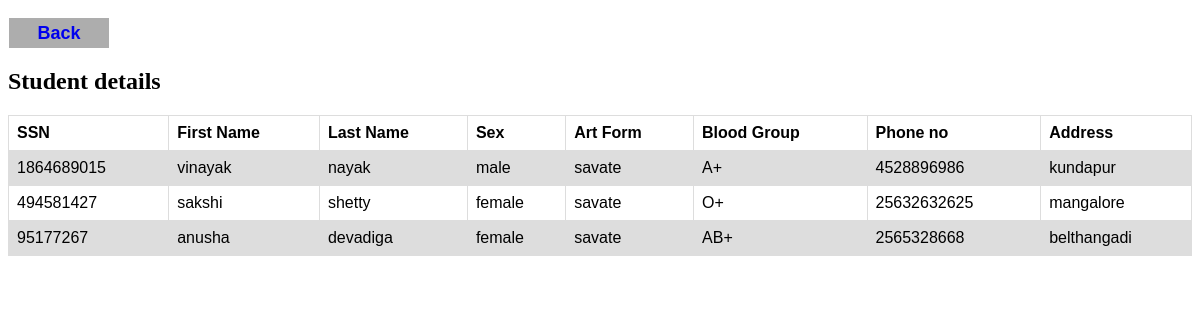
The app's page /partstu.php?uname=teju with its own data.
### tables this page shows
CREATE TABLE `student` (
  `SSN` varchar(20) NOT NULL,
  `Fname` varchar(20) NOT NULL,
  `Lname` varchar(20) NOT NULL,
  `Sex` varchar(20) NOT NULL,
  `Art_form` varchar(20) NOT NULL,
  `Blood` varchar(20) NOT NULL,
  `St_uname` varchar(20) NOT NULL,
  `Phno` varchar(20) NOT NULL,
  `Address` varchar(20) NOT NULL
);

### partstu.php (the view, shortened to what this page needs)
<!DOCTYPE html>
<html lang="en">
<head>
</head>
<body>
<button id="back"><a href="addtour.php">Back</a></button>
<?php
$con = mysqli_connect('localhost:3306', 'root', '','boxing');
$username=$_GET['uname'];
$sql2="SELECT *FROM staff where S_uname='$username'";
$result2=mysqli_query($con,$sql2);
$res=mysqli_fetch_assoc($result2);
$type=$res['type'];
$sql = "SELECT SSN, Fname, Lname, Sex, Art_form, Blood, Phno, St_uname, Address FROM student where Art_form ='$type'";
$result = mysqli_query($con, $sql);
echo "<br><h2>Student details</h2>";
echo "<table border='1'>
<tr>
<th>SSN</th>
<th>First Name</th>
<th>Last Name</th>
<th>Sex</th>
<th>Art Form</th>
<th>Blood Group</th>
<th>Phone no</th>
<th>Address</th>
</tr>";
while($row = mysqli_fetch_assoc($result))
{
    echo "<tr>";
    echo "<td>" . $row['SSN'] . "</td>";
    echo "<td>" . $row['Fname'] . "</td>";
    echo "<td>" . $row['Lname'] . "</td>";
    echo "<td>" . $row['Sex'] . "</td>";
    echo "<td>" . $row['Art_form'] . "</td>";
    echo "<td>" . $row['Blood'] . "</td>";
    echo "<td>" . $row['Phno'] . "</td>";
    echo "<td>" . $row['Address'] . "</td>";
    echo "</tr>";
}
echo "</table>";
?>
</body>
</html>

### partstu.php (style rules this page uses)
table { font-family: arial, sans-serif; border-collapse: collapse; width: 100%; }
td, th { border: 1px solid #dddddd; text-align: left; padding: 8px; }
tr:nth-child(even) { background-color: #dddddd; }
button { width: 100px; height: 30px; background: #adadad; border:none; margin-top: 10px; margin-left: 1px; font-size: 18px; text-decoration: none; color: black; font-weight: bold; }
button a { text-decoration:none; }

### records on screen
student: SSN "1864689015", Fname "vinayak", Lname "nayak", Sex "male", Art_form "savate", Blood "A+", Phno "4528896986", Address "kundapur"
student: SSN "494581427", Fname "sakshi", Lname "shetty", Sex "female", Art_form "savate", Blood "O+", Phno "25632632625", Address "mangalore"
student: SSN "95177267", Fname "anusha", Lname "devadiga", Sex "female", Art_form "savate", Blood "AB+", Phno "2565328668", Address "belthangadi"
